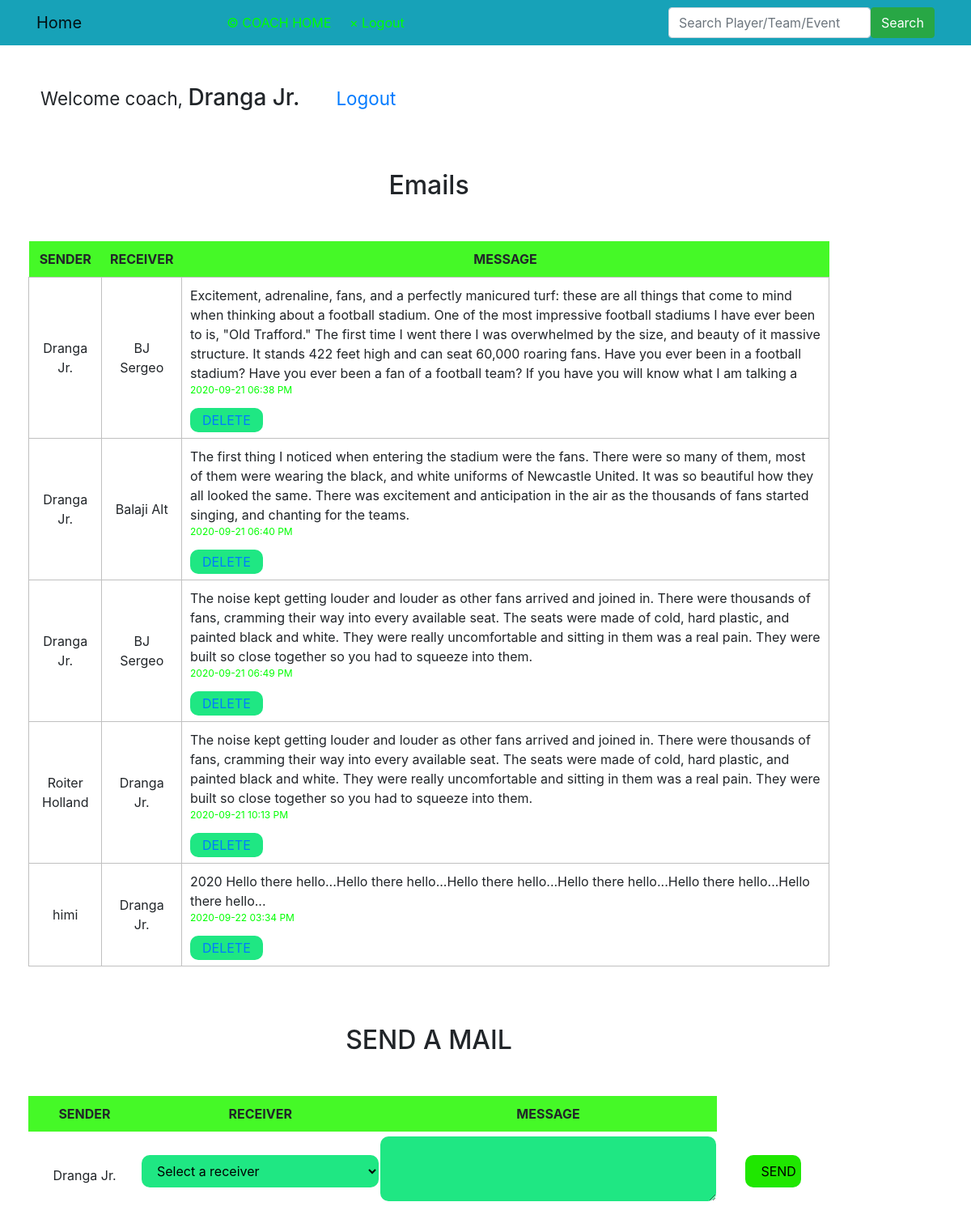
/mail.php (signed in), run on the app's committed database.
### tables this page shows
CREATE TABLE `mails` (
  `id` int(10) NOT NULL,
  `msg` varchar(512) DEFAULT NULL,
  `sender` varchar(30) NOT NULL,
  `receiver` varchar(30) NOT NULL,
  `time` varchar(30) NOT NULL
);

### db_connect.php (called while the page is built, shortened)
<?php
	$servername = "localhost";
	$db_username="root";
	$db_password="";
	$db_name="fms";
	function getArray($query){
		global $servername, $db_username, $db_password,$db_name;
		$conn = mysqli_connect($servername,$db_username,$db_password,$db_name);
		$result = mysqli_query($conn,$query);
		$data = array();
		if(mysqli_num_rows($result) == 1){
			while($row = mysqli_fetch_assoc($result))
			{
				$data[] = $row;
			}
			return $data;
		}
		while($row = mysqli_fetch_assoc($result)){
			$data[] = $row;
		}
		return $data;
	}
?>

### mail.php (the view, shortened to what this page needs)
<?php
  require_once 'db_connect.php';
  $query="SELECT * FROM mails where sender='".$_SESSION['un']."' or receiver='".$_SESSION['un']."'";
  $mails=getArray($query);
?>
<!DOCTYPE html>
<html lang="en">
<head>
    <?php include('links.php'); ?>
</head>
<body>
    <?php include('header.php'); ?><br><br>
    <div class="my-body">
       <?php if (isset($_SESSION['un'])) {
          echo '<h3><small>Welcome coach, </small> '.$_SESSION['un'].' <small> <a href="dealer.php?logout=1"> &nbsp &nbsp &nbsp  Logout</a></small></h3><br><br><p></p>';
        } ?>
    <div class="row">
      <div class="body-stress">
        <center><h2>Emails</h2></center>
        <table class="tab-body">
          <tr><th>SENDER</th><th>RECEIVER</th><th>MESSAGE</th></tr>
          <?php
          foreach ($mails as $dt) {
            echo '<tr><td class="td-data-1">'.$dt['sender'].'</td><td class="td-data-1">'.$dt['receiver'].'</td><td class="td-data">'.$dt['msg'].'<br><p class="tilt">'.$dt['time'].'</p><span class="field"><a href="dealer.php?delMSG='.$dt['id'].'"> DELETE </a></span></td></tr>';}?>
        </table>
        <center><br><br><br><h2>SEND A MAIL</h2></center>
        <table class="tab-body">
          <tr><th>SENDER</th><th>RECEIVER</th><th>MESSAGE</th></tr>
          <tr>
            <form action="" method="post">
              <td><?php echo $_SESSION['un']; ?></td>
              <td><select name="receiver" class="field">
                <option value="">Select a receiver</option>
              </select></td>
              <td>
              <textarea class="field" style="height:80px;" name="msg" required></textarea></td>
           <td><input type="submit" name="send" class="field-btn" value=" SEND "></td>
            </form>
          </tr>
        </table>
      </div>
    </div>
  </div>
</body>
</html>

### style.css (style rules this page uses)
.field { width: 100%; height: 40px; padding: 5px 15px; margin-top: 5px; margin-bottom: 15px; border-radius: 10px; outline: none; border: none; background: rgb(31,231,131); }
.field-btn { width: 50%; height: 40px; padding: 5px 15px; margin-top: 5px; margin-bottom: 15px; border-radius: 10px; outline: none; border: none; background: rgb(31,231,0); }
.my-body { width: 80%; margin-left: 50px; }
.tab-body { width: 100%; margin-top: 50px; text-align: center; }
.tab-body th { background: rgb(69,249,39); padding: 10px; }
.body-stress { width: 1500px; }
.tilt { color: lime; font-size: 12px; }
.td-data { width:800px; text-align:left; border:1px solid silver; margin-top:15px; padding:10px; }
.td-data-1 { border:1px solid silver; padding:10px; }

### data on the page
mails: sender "Dranga Jr.", receiver "BJ Sergeo", msg "Excitement, adrenaline, fans, and a perfectly manicured turf: these are all things that come to mind when thinking about a football stadium. One of the most impressive football stadiums I have ever been to is, \"Old Trafford.\" The first time I went there I was overwhelmed by the size, and beauty of it massive structure. It stands 422 feet high and can seat 60,000 roaring fans. Have you ever been in a football stadium? Have you ever been a fan of a football team? If you have you will know what I am talking a", time "2020-09-21 06:38 PM"
mails: sender "Dranga Jr.", receiver "Balaji Alt", msg "The first thing I noticed when entering the stadium were the fans. There were so many of them, most of them were wearing the black, and white uniforms of Newcastle United. It was so beautiful how they all looked the same. There was excitement and anticipation in the air as the thousands of fans started singing, and chanting for the teams.", time "2020-09-21 06:40 PM"
mails: sender "Dranga Jr.", receiver "BJ Sergeo", msg "The noise kept getting louder and louder as other fans arrived and joined in. There were thousands of fans, cramming their way into every available seat. The seats were made of cold, hard plastic, and painted black and white. They were really uncomfortable and sitting in them was a real pain. They were built so close together so you had to squeeze into them.", time "2020-09-21 06:49 PM"
mails: sender "Roiter Holland", receiver "Dranga Jr.", msg "The noise kept getting louder and louder as other fans arrived and joined in. There were thousands of fans, cramming their way into every available seat. The seats were made of cold, hard plastic, and painted black and white. They were really uncomfortable and sitting in them was a real pain. They were built so close together so you had to squeeze into them.", time "2020-09-21 10:13 PM"
mails: sender "himi", receiver "Dranga Jr.", msg "2020 Hello there hello...Hello there hello...Hello there hello...Hello there hello...Hello there hello...Hello there hello...", time "2020-09-22 03:34 PM"

### other printed values
$_SESSION['un'] "Dranga Jr."
